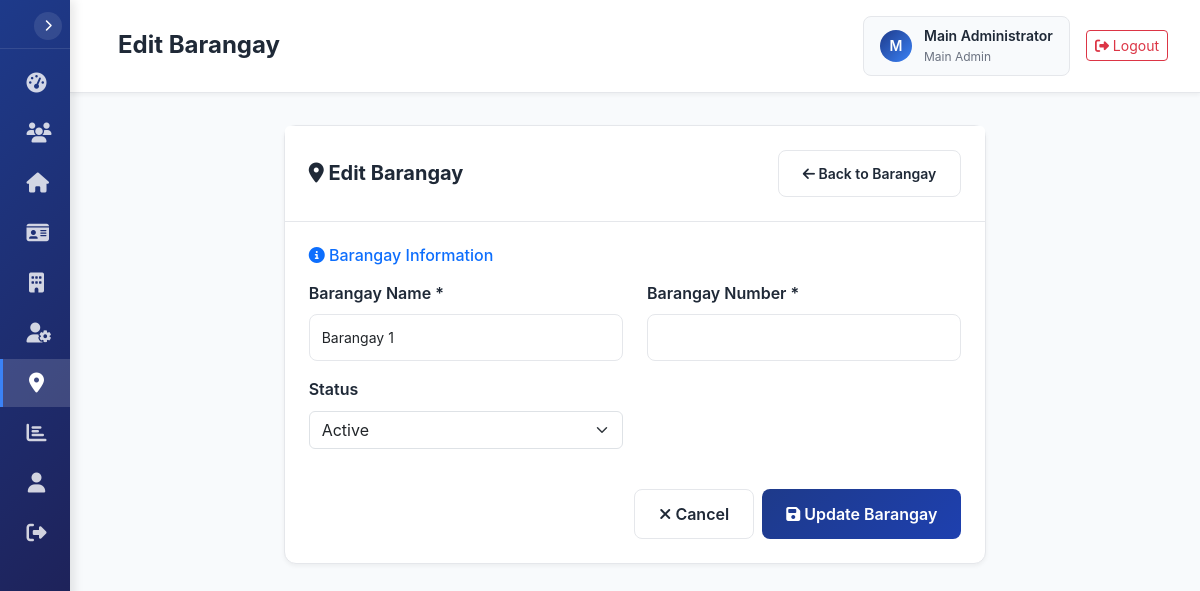
Page /barangays.php?action=edit&id=1 (signed in) on the committed database.
### tables this page shows
CREATE TABLE IF NOT EXISTS `users` (
    `id` INT(11) NOT NULL AUTO_INCREMENT,
    `username` VARCHAR(50) NOT NULL UNIQUE,
    `password` VARCHAR(255) NOT NULL,
    `full_name` VARCHAR(100) NOT NULL,
    `email` VARCHAR(100) UNIQUE,
    `role` ENUM('main_admin', 'admin', 'staff') NOT NULL DEFAULT 'staff',
    `barangay_id` INT(11) NULL,
    `is_active` TINYINT(1) NOT NULL DEFAULT 1,
    `last_login` DATETIME NULL,
    `created_at` TIMESTAMP DEFAULT CURRENT_TIMESTAMP,
    `updated_at` TIMESTAMP DEFAULT CURRENT_TIMESTAMP ON UPDATE CURRENT_TIMESTAMP,
    PRIMARY KEY (`id`),
    INDEX `idx_username` (`username`),
    INDEX `idx_role` (`role`),
    INDEX `idx_barangay_id` (`barangay_id`),
    INDEX `idx_is_active` (`is_active`)
);

CREATE TABLE IF NOT EXISTS `barangays` (
    `id` INT(11) NOT NULL AUTO_INCREMENT,
    `name` VARCHAR(100) NOT NULL,
    `code` VARCHAR(10) NOT NULL UNIQUE,
    `description` TEXT NULL,
    `is_active` TINYINT(1) NOT NULL DEFAULT 1,
    `created_at` TIMESTAMP DEFAULT CURRENT_TIMESTAMP,
    `updated_at` TIMESTAMP DEFAULT CURRENT_TIMESTAMP ON UPDATE CURRENT_TIMESTAMP,
    PRIMARY KEY (`id`),
    INDEX `idx_code` (`code`),
    INDEX `idx_name` (`name`),
    INDEX `idx_is_active` (`is_active`)
);

### controllers/BarangayController.php (called while the page is built, shortened)
<?php
require_once 'config/config.php';
class BarangayController extends Controller {
    public function edit() {
        $barangayId = $_GET['id'] ?? null;
        $barangayModel = new Barangay();
        $barangay = $barangayModel->getById($barangayId);
        $this->render('barangays/edit', [
            'pageTitle' => 'Edit Barangay',
            'currentPage' => 'barangays',
            'user' => $this->user,
            'barangay' => $barangay,
            'csrf_token' => $this->generateCSRFToken()
        ]);
    }
}

### models/Model.php (called while the page is built, shortened)
<?php
abstract class Model {
    protected $db;
    protected $table;
    protected $primaryKey = 'id';
    public function __construct() {
        $this->db = Database::getInstance();
    }
    public function getById($id) {
        $conn = $this->db->getConnection();
        $sql = "SELECT * FROM {$this->table} WHERE {$this->primaryKey} = :id";
        $stmt = $conn->prepare($sql);
        $stmt->bindParam(':id', $id);
        $stmt->execute();
        return $stmt->fetch();
    }
    public function queryFirst($sql, $params = []) {
        $conn = $this->db->getConnection();
        $stmt = $conn->prepare($sql);
        foreach ($params as $key => $value) {
            $stmt->bindValue(":{$key}", $value);
        }
        $stmt->execute();
        return $stmt->fetch();
    }
}
?>

### config/config.php (called while the page is built, shortened)
<?php
function getUserRole() {
    return $_SESSION['user_role'] ?? null;
}
function isMainAdmin() {
    return getUserRole() === 'main_admin';
}
?>

### models/User.php (called while the page is built, shortened)
<?php
class User extends Model {
    public function getUserWithBarangay($userId) {
        $sql = "SELECT u.*, b.name as barangay_name, b.code as barangay_code
                FROM users u
                LEFT JOIN barangays b ON u.barangay_id = b.id
                WHERE u.id = :id";
        return $this->queryFirst($sql, ['id' => $userId]);
    }
}
?>

### views/barangays/edit.php (the view, shortened to what this page needs)
<div class="row">
    <div class="col-lg-8 mx-auto">
        <div class="card">
            <div class="card-header d-flex justify-content-between align-items-center">
                <h5 class="card-title mb-0">
                    <i class="fas fa-map-marker-alt"></i> Edit Barangay
                </h5>
                <a href="barangays.php?action=view&id=<?= $barangay['id'] ?>" class="btn btn-secondary btn-sm">
                    <i class="fas fa-arrow-left"></i> Back to Barangay
                </a>
            </div>
            <div class="card-body">
                <form method="POST" action="" id="barangayForm">
                    <div class="row mb-4">
                        <div class="col-12">
                            <h6 class="text-primary mb-3">
                                <i class="fas fa-info-circle"></i> Barangay Information
                            </h6>
                        </div>
                        <div class="col-md-6 mb-3">
                            <label for="name" class="form-label">Barangay Name *</label>
                            <input type="text" class="form-control" id="name" name="name"
                                   value="<?= htmlspecialchars($barangay['name']) ?>" required>
                        </div>
                        <div class="col-md-6 mb-3">
                            <label for="number" class="form-label">Barangay Number *</label>
                            <input type="text" class="form-control" id="number" name="number"
                                   value="<?= htmlspecialchars($barangay['number']) ?>" required>
                        </div>
                        <div class="col-md-6 mb-3">
                            <label for="is_active" class="form-label">Status</label>
                            <select class="form-select" id="is_active" name="is_active">
                                <option value="1" <?= $barangay['is_active'] ? 'selected' : '' ?>>Active</option>
                            </select>
                        </div>
                    </div>
                    <div class="row">
                        <div class="col-12">
                            <div class="d-flex justify-content-end gap-2">
                                <a href="barangays.php?action=view&id=<?= $barangay['id'] ?>" class="btn btn-secondary">
                                    <i class="fas fa-times"></i> Cancel
                                </a>
                                <button type="submit" class="btn btn-primary">
                                    <i class="fas fa-save"></i> Update Barangay
                                </button>
                            </div>
                        </div>
                    </div>
                </form>
            </div>
        </div>
    </div>
</div>
<?php
$content = ob_get_clean();
require_once 'views/layouts/main.php';
?>

### views/layouts/main.php (shortened to what this page needs)
<!DOCTYPE html>
<html lang="en">
<head>
    <link href="https://cdn.jsdelivr.net/npm/bootstrap@5.3.0/dist/css/bootstrap.min.css" rel="stylesheet">
    <link rel="stylesheet" href="https://cdnjs.cloudflare.com/ajax/libs/font-awesome/6.4.0/css/all.min.css">
</head>
<body>
    <nav class="sidebar" id="sidebar">
        <div class="sidebar-header">
            <button class="sidebar-toggle-btn" id="sidebarToggleBtn">
                <i class="fas fa-chevron-right"></i>
            </button>
        </div>
        <div class="sidebar-nav">
            <div class="nav-item">
                <a href="dashboard.php" class="nav-link <?= $currentPage === 'dashboard' ? 'active' : '' ?>">
                    <i class="fas fa-tachometer-alt"></i>
                </a>
            </div>
            <div class="nav-item">
                <a href="residents.php" class="nav-link <?= $currentPage === 'residents' ? 'active' : '' ?>">
                    <i class="fas fa-users"></i>
                </a>
            </div>
            <div class="nav-item">
                <a href="households.php" class="nav-link <?= $currentPage === 'households' ? 'active' : '' ?>">
                    <i class="fas fa-home"></i>
                </a>
            </div>
            <div class="nav-item">
                <a href="id-cards.php" class="nav-link <?= $currentPage === 'id-cards' ? 'active' : '' ?>">
                    <i class="fas fa-id-card"></i>
                </a>
            </div>
            <div class="nav-item">
                <a href="evacuation-centers.php" class="nav-link <?= $currentPage === 'evacuation-centers' ? 'active' : '' ?>">
                    <i class="fas fa-building"></i>
                </a>
            </div>
            <?php if (isMainAdmin()): ?>
            <div class="nav-item">
                <a href="users.php" class="nav-link <?= $currentPage === 'users' ? 'active' : '' ?>">
                    <i class="fas fa-user-cog"></i>
                </a>
            </div>
            <div class="nav-item">
                <a href="barangays.php" class="nav-link <?= $currentPage === 'barangays' ? 'active' : '' ?>">
                    <i class="fas fa-map-marker-alt"></i>
                </a>
            </div>
            <?php endif; ?>
            <div class="nav-item">
                <a href="reports.php" class="nav-link <?= $currentPage === 'reports' ? 'active' : '' ?>">
                    <i class="fas fa-chart-bar"></i>
                </a>
            </div>
            <div class="nav-item">
                <a href="profile.php" class="nav-link <?= $currentPage === 'profile' ? 'active' : '' ?>">
                    <i class="fas fa-user"></i>
                </a>
            </div>
            <div class="nav-item">
                <a href="logout.php" class="nav-link">
                    <i class="fas fa-sign-out-alt"></i>
                </a>
            </div>
        </div>
    </nav>
    <div class="main-content">
        <div class="top-nav">
            <div class="top-nav-left">
                <h1 class="page-title"><?= $pageTitle ?? 'Dashboard' ?></h1>
            </div>
            <div class="top-nav-right">
                <div class="user-info">
                    <div class="user-avatar">
                        <?= strtoupper(substr($user['full_name'], 0, 1)) ?>
                    </div>
                    <div class="user-details">
                        <div class="user-name"><?= $user['full_name'] ?></div>
                        <div class="user-role"><?= str_replace('_', ' ', $user['role']) ?></div>
                    </div>
                </div>
                <a href="logout.php" class="btn btn-outline-danger btn-sm">
                    <i class="fas fa-sign-out-alt"></i> Logout
                </a>
            </div>
        </div>
        <div class="content">
            <?= $content ?? '' ?>
        </div>
    </div>
</body>
</html>

### rows in the picture
users: full_name "M", full_name "Main Administrator", role "Main Admin"
barangays: name "Barangay 1", is_active "Active"

### other values in the picture
$pageTitle "Edit Barangay"
